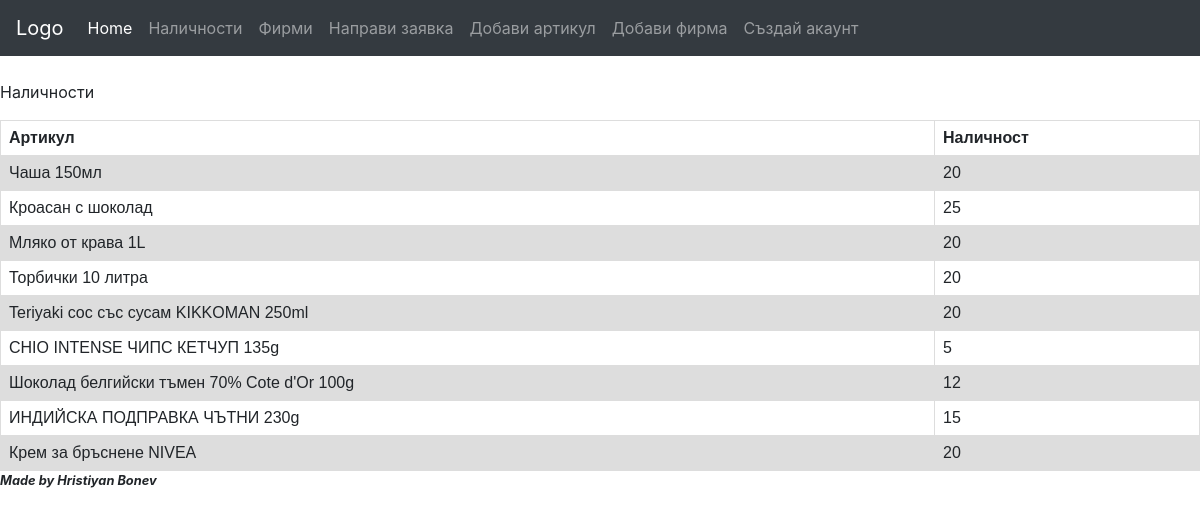
The app's page /quantities, older data.
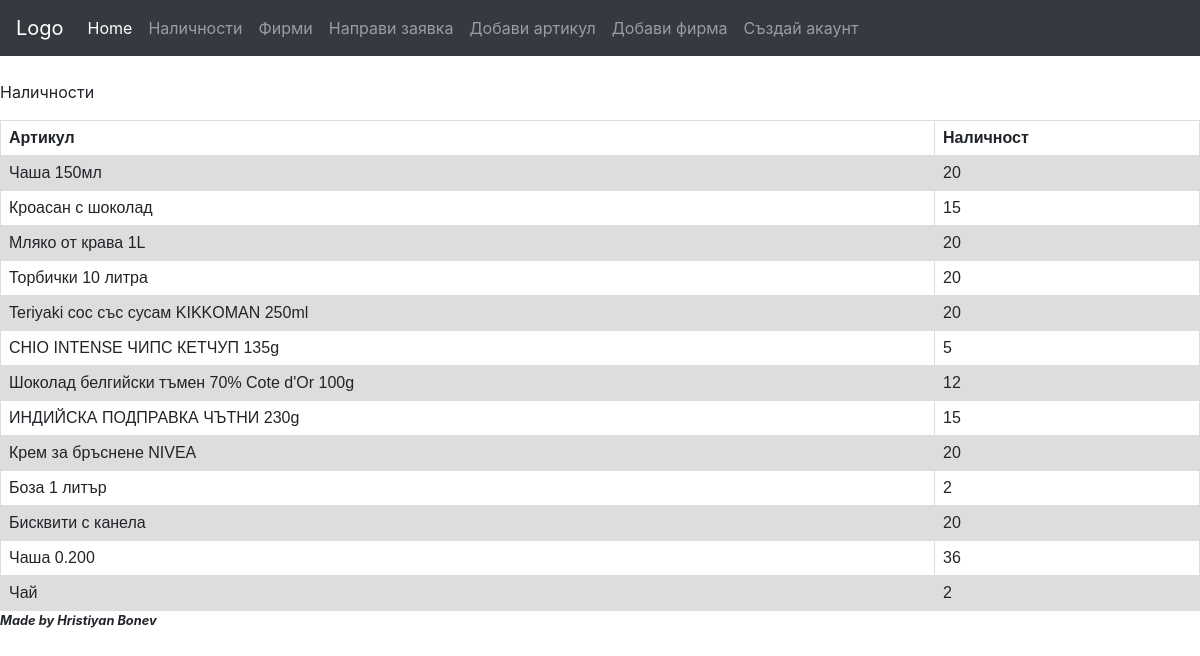
The same page, newer data.
### storage_project/models.py (models this page shows, shortened)
class Article(models.Model):
    article_id = models.AutoField(primary_key=True)
    article_name = models.CharField(unique=True, max_length=255)
    price = models.DecimalField(decimal_places=2, max_digits=3)
    quantity = models.IntegerField()
    category = models.ManyToManyField(Category)
    warehouse = models.ManyToManyField(Warehouse)

### storage_project/views.py (the view)
# urls.py: path('quantities', QuantityListView.as_view(), name='quantities'),
class QuantityListView(ListView):
    template_name = 'quantity_list.html'
    model = Article
    def get_context_data(self, **kwargs):
        articles = Article.objects.all()
        context = super().get_context_data(**kwargs)
        context['articles'] = articles
        return context

### templates/quantity_list.html
{% extends "base.html" %}
{% load static %}
{% block content %}
<link rel="stylesheet" href="{% static '/css/quantity_list.css' %}">
<p>Наличности</p>
{% if articles %}
    <table>
        <tr>
            <th>Артикул</th>
            <th>Наличност</th>
        </tr>
        {% for article in articles %}
            <tr>
                <td>{{article.article_name}}</td>
                <td>{{article.quantity}}</td>
            </tr>
        {% endfor %}
    </table>
{% endif %}
{% endblock content %}

Row changes from the older to the newer data that the page shows:
changed Article "Кроасан с шоколад": quantity "25" → "15"
added Article: article_name "Боза 1 литър", quantity "2"
added Article: article_name "Бисквити с канела", quantity "20"
added Article: article_name "Чаша 0.200", quantity "36"
added Article: article_name "Чай", quantity "2"
